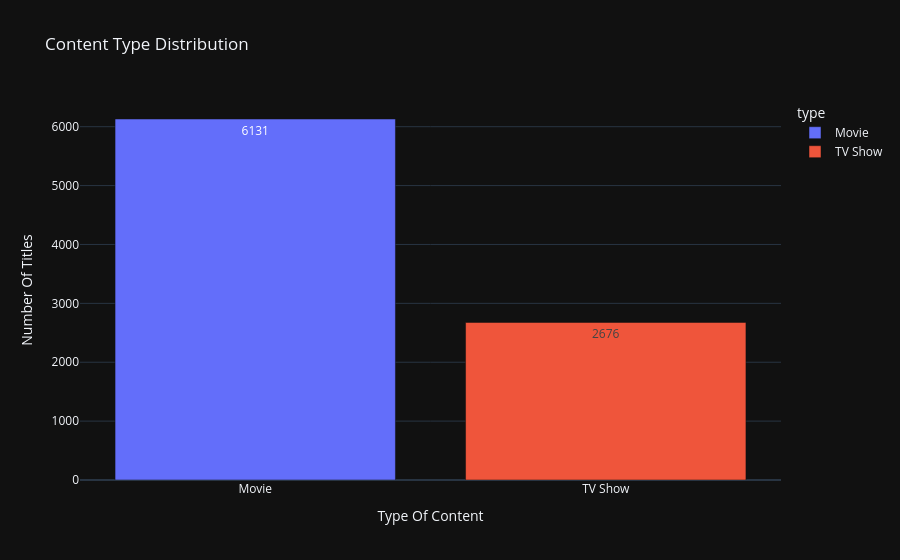

This figure's notebook cell:
### Markdown cell above
# content type distribution

### Code cell
plt.figure(figsize=(8, 5))
type_counts=df["type"].value_counts().reset_index() 
Fig=px.bar(type_counts,x="type",y="count",title="Content Type Distribution",
           text="count",color="type")
Fig.update_layout(template="plotly_dark",xaxis_title="Type Of Content",yaxis_title="Number Of Titles")
Fig.show()
Fig.write_image("..\plots\content_type_distribution.png")

### Figure 1 — Plotly figure (JSON) as saved in the notebook; plotly's stock layout.template omitted (floating-point values rounded to 4 significant figures)
{"data": [{"hovertemplate": "type=%{x}<br>count=%{text}<extra></extra>", "legendgroup": "Movie", "marker": {"color": "#636efa", "pattern": {"shape": ""}}, "name": "Movie", "orientation": "v", "showlegend": true, "text": [6131.0], "textposition": "auto", "type": "bar", "x": ["Movie"], "xaxis": "x", "y": [6131], "yaxis": "y"}, {"hovertemplate": "type=%{x}<br>count=%{text}<extra></extra>", "legendgroup": "TV Show", "marker": {"color": "#EF553B", "pattern": {"shape": ""}}, "name": "TV Show", "orientation": "v", "showlegend": true, "text": [2676.0], "textposition": "auto", "type": "bar", "x": ["TV Show"], "xaxis": "x", "y": [2676], "yaxis": "y"}], "layout": {"barmode": "relative", "legend": {"title": {"text": "type"}, "tracegroupgap": 0}, "title": {"text": "Content Type Distribution"}, "xaxis": {"anchor": "y", "categoryarray": ["Movie", "TV Show"], "categoryorder": "array", "domain": [0, 1], "title": {"text": "Type Of Content"}}, "yaxis": {"anchor": "x", "domain": [0, 1], "title": {"text": "Number Of Titles"}}}}
